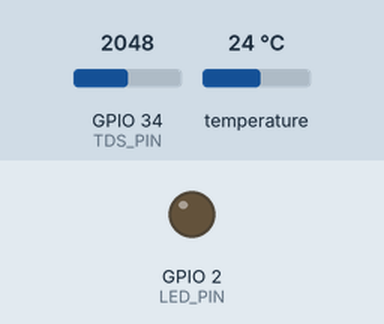
Recording of a sketch running on a simulated ESP32. Parts: output pins drawn as LEDs (lit = HIGH). Inputs (shaded band) come from the test bench; at power-on: GPIO 34 (TDS_PIN) = 2048, temperature 24 °C. What the sketch prints to the serial monitor is not drawn.

Above: at 1.7 s.
1.8 s: GPIO 34 (TDS_PIN) set to 2787
At 2.79 s:
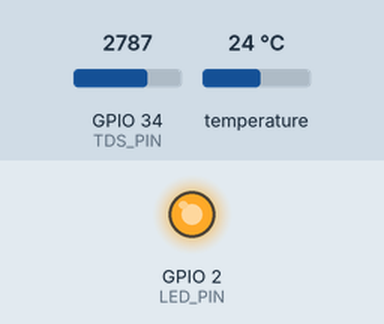
6.2 s: GPIO 34 (TDS_PIN) set to 2919
Timing chart, 0 to 17.6 s (numbered marks = the images above; inputs shaded):
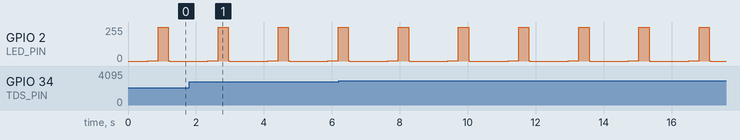

Measured:
- by itself, GPIO 2 (LED_PIN): repeats every 1.8 s: 1/255 0.01 s, 0/255 1.1 s, 1/255 0.31 s, 253/255 0.30 s, 2/255 0.01 s

The sketch:

tds_test.ino
```cpp
// TDS bench test: analog TDS module on GPIO 34, temperature-compensated with the DS18B20 on GPIO 4.
// Bench wiring only. In the final device the TDS signal goes to ADS1115 A1 (see docs/PRD.md).
// The onboard LED pulses while each reading is being taken.
//
// Revision: 2026-10-02, reasoning comments added (no logic changes).
//
// How a reading works, and why:
//   1. Start the DS18B20 conversion (takes ~750 ms) in the background.
//   2. Meanwhile sample the TDS voltage 30 times over the same 750 ms and take the median.
//   3. Read the temperature, convert voltage -> ppm with temperature compensation.
//   4. Print, wait 1 s, repeat.
// Doing 1 and 2 at the same time means a full reading costs 750 ms, not 750 + 750.
#include <OneWire.h>
#include <DallasTemperature.h>

// GPIO 34 is on ADC1. ADC2 pins can't be read while Wi-Fi is running, and ADC1 keeps the
// same pin choice safe if radios are used later. GPIO 34 is also input-only, so nothing can
// accidentally drive the module's signal line from the ESP32 side.
#define TDS_PIN 34             // ADC1_CH6, input only
#define ONE_WIRE_PIN 4
#define LED_PIN 2              // onboard blue LED
#define LED_MAX_BRIGHTNESS 255 // 0-255, peak brightness of the pulse

// The ESP32 ADC is noisy and can throw the odd wild reading. The median of many samples
// ignores those outliers; an average would be dragged by them.
#define SAMPLES 30             // readings per measurement; the median is used
// 30 x 25 ms = 750 ms, the DS18B20's worst-case conversion time at 12-bit resolution,
// so the temperature is ready exactly when the TDS sampling finishes.
#define SAMPLE_INTERVAL_MS 25  // 30 x 25 ms = 750 ms, same as the DS18B20 conversion
// 1.0 = uncalibrated. Dip the probe in a solution of known TDS (a TDS pen or 342 ppm NaCl
// standard) and scale this until the reading matches. Do it once per module.
#define K_VALUE 1.0f           // calibration factor: adjust until a known TDS solution reads correctly
// 25 C is the reference temperature, so at 25 C the compensation below does nothing.
// That makes it the least-wrong fallback when the probe is missing.
#define DEFAULT_TEMP_C 25.0f   // used if the DS18B20 isn't connected

OneWire oneWire(ONE_WIRE_PIN);
DallasTemperature sensors(&oneWire);

// One smooth fade in and out across the measurement. progress runs 0.0 → 1.0.
// The cosine makes a smooth up-and-down curve; squaring it (b * b) compensates for the eye
// seeing brightness non-linearly, so the fade looks even instead of jumping on at low duty.
void pulseLed(float progress) {
  float b = (1.0f - cosf(progress * 2.0f * PI)) / 2.0f;
  ledcWrite(LED_PIN, (uint32_t)(b * b * LED_MAX_BRIGHTNESS));
}

// Comparison function for qsort. Subtracting is safe here because uint16_t values are
// promoted to int before the subtraction, so the result can't wrap around.
int cmpU16(const void *a, const void *b) {
  return *(const uint16_t *)a - *(const uint16_t *)b;
}

// Samples the TDS signal SAMPLES times while pulsing the LED; returns the median in millivolts.
// Timing is anchored to `start` (next = start + (i+1) * interval) instead of "wait 25 ms after
// each read", so the time spent reading doesn't accumulate as drift across the 30 samples.
// analogReadMilliVolts() applies the chip's factory ADC calibration, so no manual
// raw-count-to-volts conversion (and its error) is needed.
uint16_t readTdsMilliVolts() {
  uint16_t buf[SAMPLES];
  uint32_t totalMs = SAMPLES * SAMPLE_INTERVAL_MS;
  uint32_t start = millis();
  for (int i = 0; i < SAMPLES; i++) {
    buf[i] = analogReadMilliVolts(TDS_PIN);
    uint32_t next = start + (i + 1) * SAMPLE_INTERVAL_MS;
    // Signed subtraction keeps the comparison correct when millis() wraps after ~49 days.
    while ((int32_t)(millis() - next) < 0) {
      pulseLed((millis() - start) / (float)totalMs);
      delay(5);
    }
  }
  ledcWrite(LED_PIN, 0);
  qsort(buf, SAMPLES, sizeof(buf[0]), cmpU16);
  return buf[SAMPLES / 2];
}

// Standard analog TDS conversion (DFRobot Gravity TDS), compensated to 25 °C.
// Why compensate: water conducts about 2% better per °C, so the same water reads a higher
// voltage when warm. Dividing the voltage by (1 + 0.02 * (T - 25)) converts it back to what
// it would read at 25 °C, the temperature TDS values are quoted at.
// The cubic polynomial is DFRobot's fit of the module's voltage to conductivity (EC, in
// µS/cm). TDS in ppm is EC x 0.5, the usual conversion factor for natural water.
float tdsPpm(float volts, float tempC) {
  float coefficient = 1.0f + 0.02f * (tempC - 25.0f);
  float v = volts / coefficient;
  float ec = (133.42f * v * v * v - 255.86f * v * v + 857.39f * v) * K_VALUE;
  return ec * 0.5f;
}

void setup() {
  Serial.begin(115200);
  delay(500);   // give the USB serial bridge time to settle so the first lines aren't lost

  // 5 kHz, 8-bit PWM for the LED fade: fast enough to be flicker-free, 256 brightness steps.
  ledcAttach(LED_PIN, 5000, 8);
  ledcWrite(LED_PIN, 0);
  // At the default attenuation the ADC only reads up to ~1.1 V. 11 dB widens it to ~3.1 V,
  // which covers the TDS module's 0-2.3 V output.
  analogSetPinAttenuation(TDS_PIN, ADC_11db); // 0 to ~3.1 V input range

  sensors.begin();
  sensors.setResolution(12);            // 12-bit = 0.0625 C steps, the finest the DS18B20 offers
  // The default call blocks for the whole 750 ms conversion. Turning that off lets us
  // sample the TDS signal during the wait (see loop()).
  sensors.setWaitForConversion(false);

  // getDeviceCount() is 0 when nothing answers on the 1-Wire bus (probe unplugged, pull-up
  // missing, or a wiring fault). Printing it once at boot makes that obvious.
  Serial.printf("TDS test: signal on GPIO %d, temperature probe %s\n", TDS_PIN,
                sensors.getDeviceCount() > 0 ? "found" : "NOT found (using 25 C)");
}

void loop() {
  sensors.requestTemperatures();        // converts in the background while we sample TDS
  uint16_t mv = readTdsMilliVolts();

  float tempC = sensors.getTempCByIndex(0);
  // Two values mean "no valid temperature": -127 (DEVICE_DISCONNECTED_C) when the sensor
  // doesn't answer, and 85 C, which is the DS18B20's power-on default and shows up when a
  // conversion didn't finish. Real water readings are never exactly 85.00 in this use.
  bool tempOk = tempC != DEVICE_DISCONNECTED_C && tempC != 85.0f;
  if (!tempOk) tempC = DEFAULT_TEMP_C;

  float ppm = tdsPpm(mv / 1000.0f, tempC);

  // Under 20 mV the signal line is effectively at 0 V: the probe is out of the water or
  // the module isn't connected. Reporting "0 ppm" with a reason beats a meaningless
  // small number from the polynomial.
  if (mv < 20) {
    Serial.printf("TDS: 0 ppm   (signal %u mV: probe in air or not connected)\n", mv);
  } else {
    // " assumed" is appended when the 25 C fallback was used, so a reading that isn't
    // temperature-compensated is never mistaken for one that is.
    Serial.printf("TDS: %.0f ppm   (signal %u mV, water %.2f C%s)\n", ppm, mv, tempC,
                  tempOk ? "" : " assumed");
  }
  // The module is specified for 0-2.3 V output. Above that the polynomial is outside the
  // range it was fitted for, so the ppm value can't be trusted.
  if (mv > 2300) {
    Serial.println("WARN: signal above 2.3 V, outside the module's normal range.");
  }
  delay(1000);
}
```
